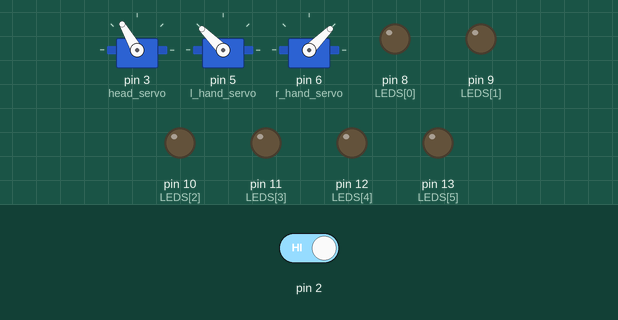
The sketch below on a simulated Arduino Uno, built with avr-gcc and run on an emulated ATmega328P. On the bench: 3 × servo, output pins drawn as LEDs (lit = HIGH). The test bench sets the inputs (shaded band); at power-on: pin 2 HIGH.

Above: at 1.2 s.
1.3 s: pin 2 driven LOW
At 2.8 s:
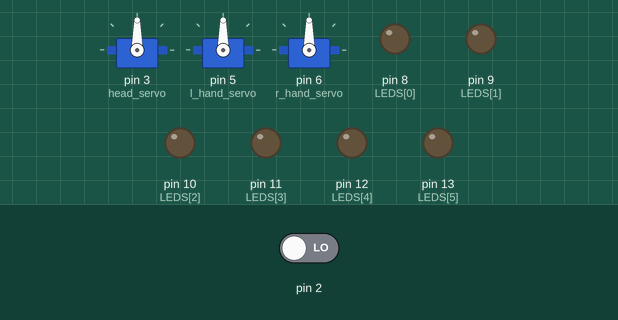
At 10.9 s:
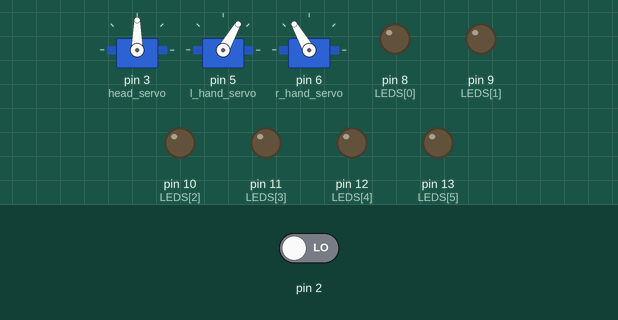
Timing chart, 0 to 12.4 s (numbered marks = the images above; inputs shaded):
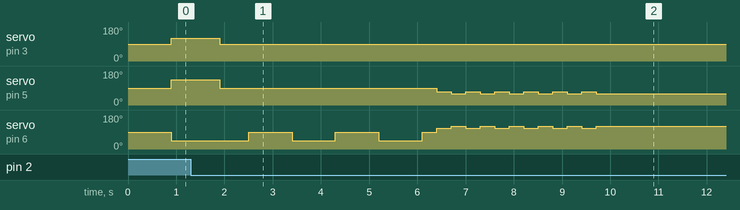

The sketch:

S11_S2_1.ino
```cpp
#include <Servo.h>

long lastServo1 = 0;

long frame = 1;
long maxFrames = 2;
bool manual = true;

int LEDS[] = {8,9,10,11,12,13};

Servo head_servo;
Servo l_hand_servo;
Servo r_hand_servo;

int L_HAND = 1;
int R_HAND = 2;
int HEAD = 3;

void moveServo(int part, int deg) {
  switch (part) {
    case 1:
      l_hand_servo.write(deg);
      break;
    case 2:
      r_hand_servo.write(deg);
      break;
    case 3:
      head_servo.write(deg);
      break;
  }
}

void setup() {
  // put your setup code here, to run once:
  head_servo.attach(3);
  l_hand_servo.attach(5);
  r_hand_servo.attach(6);

  for(int i=0; i<6; i++) {
    pinMode(LEDS[i], OUTPUT);
  }
}

void loop() {
  animation();
  if(digitalRead(2) == 0) {
    manual = !manual;
    delay(300);
  }

  if(manual){
    // manual
  } else {

  }
}

long lastFrameTick = 0;
long nextFrame = 0;

void animation() {
  if(nextFrame > millis()) return;
  lastFrameTick = millis();
  nextFrame = lastFrameTick + 100;
  switch (frame) {
    case 1:
      pose1();
      break;
    case 10:
      pose2();
      break;
    case 15:
      pose3();
      break;
    case 17:
      pose1();
      break;
    case 20:
      pose3();
      break;
    case 23:
      pose1();
      break;
    case 26:
      pose3();
      break;
    case 29:
      pose1();
      break;
    case 30:
      pose4();
      break;
    case 31:
      pose5();
      break;
    case 32:
      pose4();
      break;
    case 33:
      pose5();
      break;
    case 34:
      pose4();
      break;
    case 35:
      pose5();
      break;
    case 36:
      pose4();
      break;
    case 37:
      pose5();
      break;
    case 38:
      pose4();
      break;
    case 39:
      pose5();
      break;
    case 40:
      pose4();
      break;
    case 41:
      pose5();
      break;
  }
  frame++;
}

void pose1() {
  // stay
  moveServo(HEAD, 90);
  moveServo(R_HAND, 90);
  moveServo(L_HAND, 90);
}

void pose2() {
  moveServo(HEAD, 120);
  moveServo(R_HAND, 45);
  moveServo(L_HAND, 135);
}

void pose3() {
  // great 1
  moveServo(HEAD, 90);
  moveServo(R_HAND, 45);
  moveServo(L_HAND, 90);
}

void pose4() {
  // uwu1
  moveServo(HEAD, 90);
  moveServo(R_HAND, 110);
  moveServo(L_HAND, 70);
}

void pose5() {
  // uwu2
  moveServo(HEAD, 90);
  moveServo(R_HAND, 120);
  moveServo(L_HAND, 60);
}
```

Measured:
- after the input at 1.3 s, servo on pin 3 (head_servo): 120° → 90° after 0.60 s instead of 0.10 s
- by itself, servo on pin 5 (l_hand_servo): repeats every 0.60 s: 70° 0.30 s, 60° 0.30 s, until it stays 60° from 9.7 s
